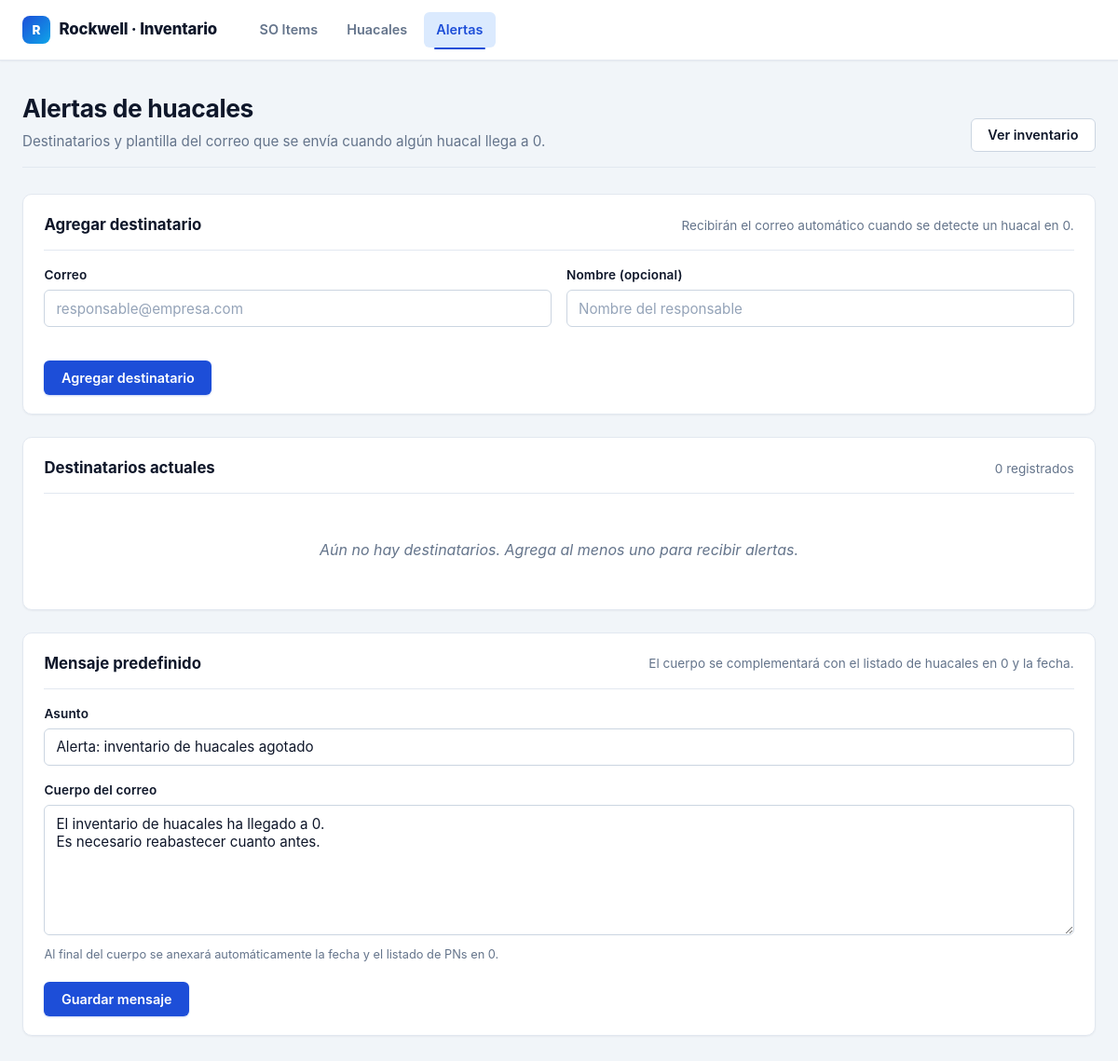
/huacales/alertas/, run on the app's committed database.
### Items/models.py (models this page shows, shortened)
class MensajeAlertaHuacal(models.Model):
    asunto = models.CharField(
        max_length=200,
        default='Alerta: inventario de huacales agotado',
    )
    cuerpo = models.TextField(
        default=(
            'El inventario de huacales ha llegado a 0.\n'
            'Es necesario reabastecer cuanto antes.\n'
        ),
    )
    class Meta:
        verbose_name = 'Mensaje de alerta'
        verbose_name_plural = 'Mensaje de alerta'
    @classmethod
    def obtener(cls):
        obj, _ = cls.objects.get_or_create(pk=1)
        return obj

### Items/views.py (the view, shortened to what this page needs)
# urls.py: path('huacales/alertas/', views.huacales_alertas, name='huacales_alertas'),
def huacales_alertas(request):
    mensaje = MensajeAlertaHuacal.obtener()
    destinatarios = DestinatarioAlertaHuacal.objects.all()
    return render(
        request,
        'Items/huacales_alertas.html',
        {'mensaje': mensaje, 'destinatarios': destinatarios},
    )

### Items/templates/Items/huacales_alertas.html (shortened to what this page needs)
{% extends "Items/base.html" %}
{% block content %}
<div class="page-header">
  <div>
    <h1>Alertas de huacales</h1>
    <p class="subtitle">Destinatarios y plantilla del correo que se envía cuando algún huacal llega a 0.</p>
  </div>
  <div class="page-actions">
    <a href="{% url 'huacales_inventario' %}" class="btn btn-secondary">Ver inventario</a>
  </div>
</div>
<section class="card">
  <div class="card-header">
    <h2>Agregar destinatario</h2>
    <span class="hint">Recibirán el correo automático cuando se detecte un huacal en 0.</span>
  </div>
  <form method="post">
    <div class="field-row">
      <div class="field">
        <label for="email">Correo</label>
        <input type="email" name="email" id="email" required placeholder="responsable@empresa.com">
      </div>
      <div class="field">
        <label for="nombre">Nombre (opcional)</label>
        <input type="text" name="nombre" id="nombre" placeholder="Nombre del responsable">
      </div>
    </div>
    <div class="form-actions">
      <button type="submit" class="btn btn-primary">Agregar destinatario</button>
    </div>
  </form>
</section>
<section class="card">
  <div class="card-header">
    <h2>Destinatarios actuales</h2>
    <span class="hint">{{ destinatarios|length }} registrado{{ destinatarios|length|pluralize }}</span>
  </div>
  {% if destinatarios %}
    <div class="table-wrap" style="border:none; box-shadow:none">
      <table class="data">
        <thead>
          <tr>
            <th>Correo</th>
            <th>Nombre</th>
            <th>Estado</th>
            <th style="width:1%"></th>
          </tr>
        </thead>
        <tbody>
          {% for d in destinatarios %}
            <tr>
              <td><strong>{{ d.email }}</strong></td>
              <td>{{ d.nombre|default:"—" }}</td>
              <td>
                {% if d.activo %}
                  <span class="tag success">Activo</span>
                {% else %}
                  <span class="tag warning">Inactivo</span>
                {% endif %}
              </td>
              <td>
                <form method="post" style="margin:0">
                  {% csrf_token %}
                  <input type="hidden" name="accion" value="eliminar_destinatario">
                  <input type="hidden" name="pk" value="{{ d.pk }}">
                  <button type="submit" class="btn btn-danger btn-sm" onclick="return confirm('¿Eliminar a {{ d.email }}?')">Eliminar</button>
                </form>
              </td>
            </tr>
          {% endfor %}
        </tbody>
      </table>
    </div>
  {% else %}
    <div class="empty-state">Aún no hay destinatarios. Agrega al menos uno para recibir alertas.</div>
  {% endif %}
</section>
<section class="card">
  <div class="card-header">
    <h2>Mensaje predefinido</h2>
    <span class="hint">El cuerpo se complementará con el listado de huacales en 0 y la fecha.</span>
  </div>
  <form method="post">
    <div class="field">
      <label for="asunto">Asunto</label>
      <input type="text" name="asunto" id="asunto" value="{{ mensaje.asunto }}" required>
    </div>
    <div class="field">
      <label for="cuerpo">Cuerpo del correo</label>
      <textarea name="cuerpo" id="cuerpo">{{ mensaje.cuerpo }}</textarea>
      <div class="hint-text">Al final del cuerpo se anexará automáticamente la fecha y el listado de PNs en 0.</div>
    </div>
    <div class="form-actions">
      <button type="submit" class="btn btn-primary">Guardar mensaje</button>
    </div>
  </form>
</section>
{% endblock %}

### data on the page
MensajeAlertaHuacal: asunto "Alerta: inventario de huacales agotado", cuerpo "El inventario de huacales ha llegado a 0. Es necesario reabastecer cuanto antes."

### other printed values
{{ destinatarios|length }} "0"
